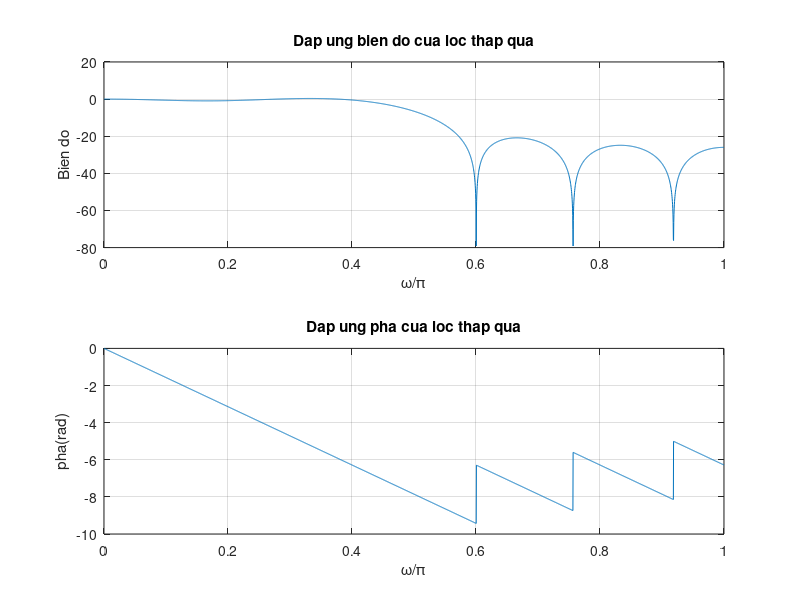
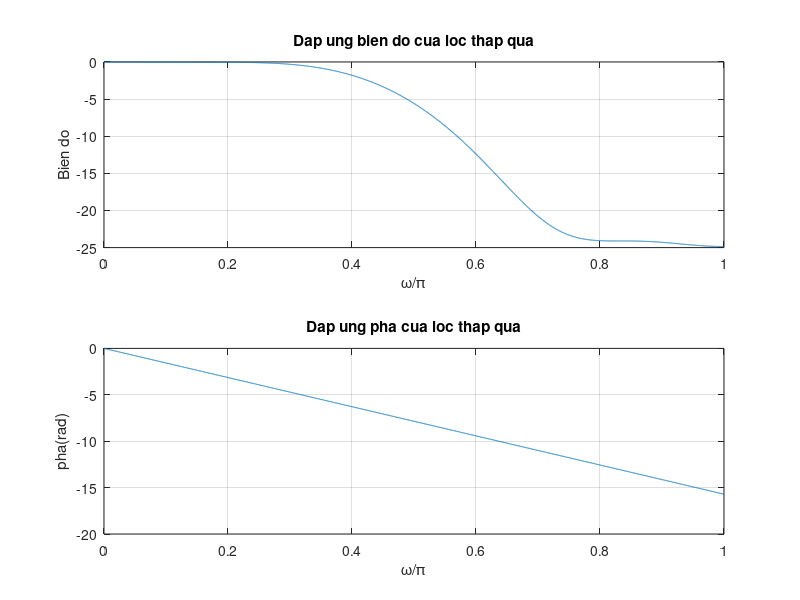
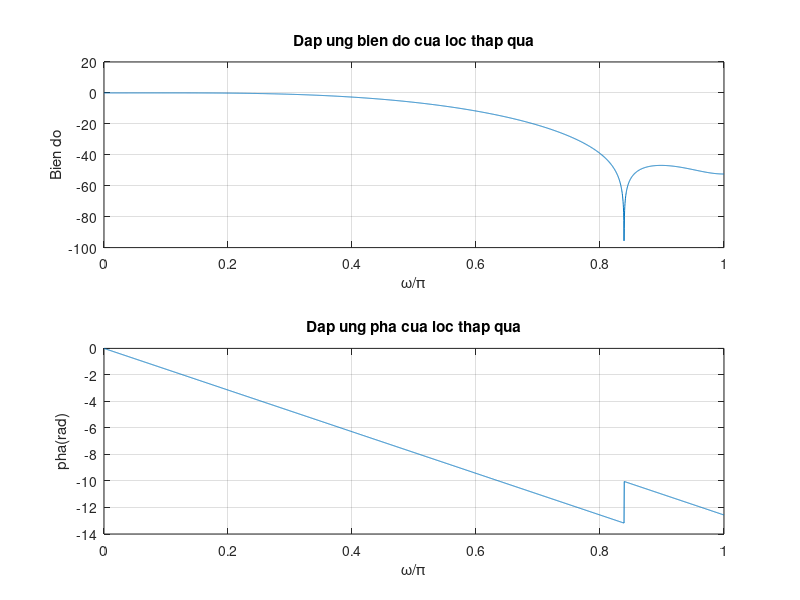
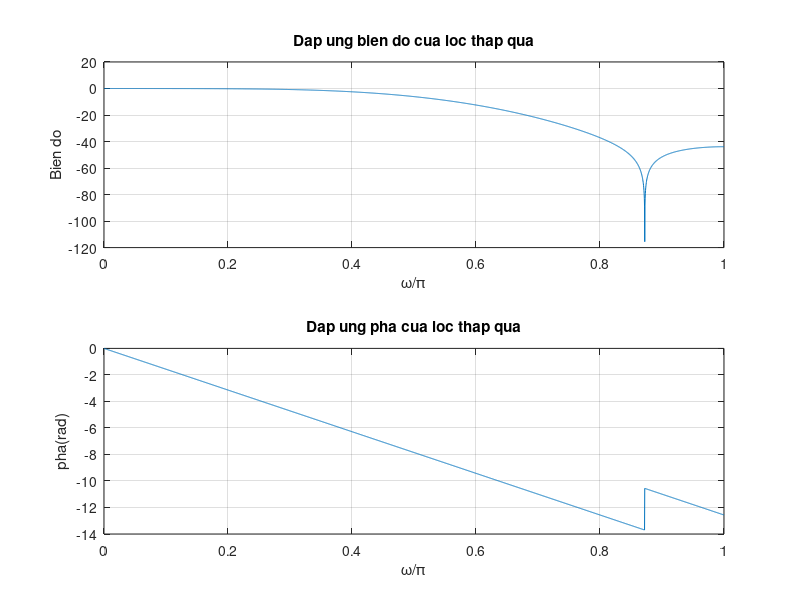

Here is the MATLAB script that generated these plots, in order:
%Bac loc
N = 10;
%Tan so cat
Wn = 0.5;
%Dap ung xung cua loc
h = fir1(N,Wn,rectwin(N+1));
h1 = fir1(N,Wn,triang(N+1));
h2 = fir1(N,Wn,hann(N+1));
h3 = fir1(N,Wn,hamming(N+1));
h4 = fir1(N,Wn,blackman(N+1));
%Dap ung tan so cua loc
w = 0:0.001:pi;
H = freqz(h,1,w);
H1 = freqz(h1,1,w);
H2 = freqz(h2,1,w);
H3 = freqz(h3,1,w);
H4 = freqz(h4,1,w);

%Ve dap ung bien do va dap ung pha
figure('Name', 'Chu nhat')
subplot(2,1,1);
plot(w/pi,20*log10(abs(H)));grid
xlabel('\omega/\pi'); ylabel('Bien do');
title('Dap ung bien do cua loc thap qua');
subplot(2,1,2);
plot(w/pi,unwrap(angle(H)));grid
xlabel('\omega/\pi'); ylabel('pha(rad)');
title('Dap ung pha cua loc thap qua');

figure('Name', 'Tam giac')
subplot(2,1,1);
plot(w/pi,20*log10(abs(H1)));grid
xlabel('\omega/\pi'); ylabel('Bien do');
title('Dap ung bien do cua loc thap qua');
subplot(2,1,2);
plot(w/pi,unwrap(angle(H1)));grid
xlabel('\omega/\pi'); ylabel('pha(rad)');
title('Dap ung pha cua loc thap qua');

figure('Name', 'Hann')
subplot(2,1,1);
plot(w/pi,20*log10(abs(H2)));grid
xlabel('\omega/\pi'); ylabel('Bien do');
title('Dap ung bien do cua loc thap qua');
subplot(2,1,2);
plot(w/pi,unwrap(angle(H2)));grid
xlabel('\omega/\pi'); ylabel('pha(rad)');
title('Dap ung pha cua loc thap qua');

figure('Name', 'Hamming')
subplot(2,1,1);
plot(w/pi,20*log10(abs(H3)));grid
xlabel('\omega/\pi'); ylabel('Bien do');
title('Dap ung bien do cua loc thap qua');
subplot(2,1,2);
plot(w/pi,unwrap(angle(H3)));grid
xlabel('\omega/\pi'); ylabel('pha(rad)');
title('Dap ung pha cua loc thap qua');

figure('Name', 'Blackman')
subplot(2,1,1);
plot(w/pi,20*log10(abs(H4)));grid
xlabel('\omega/\pi'); ylabel('Bien do');
title('Dap ung bien do cua loc thap qua');
subplot(2,1,2);
plot(w/pi,unwrap(angle(H4)));grid
xlabel('\omega/\pi'); ylabel('pha(rad)');
title('Dap ung pha cua loc thap qua');